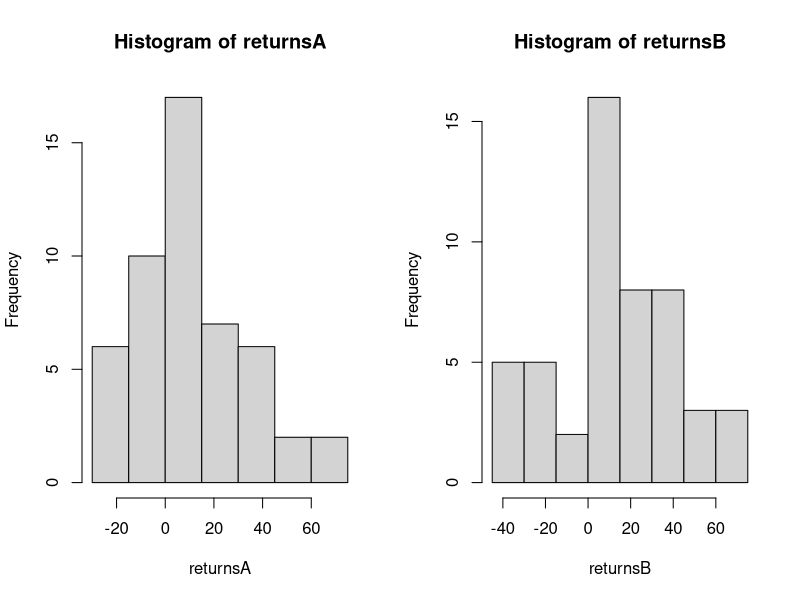

Generate this figure with R:
#####page_no_38###
rm(list=ls())
returnsA<-c(30,-2.13,4.3,25,12.89,-20.24,1.2,-2.59,33,14.26,-15.83,0.63,38,6.93,-13.24,-18.95,9.43,1.21,31.76,11.07,8.47,36.08,-21.95,10.33,12.68,13.09,13.77,22.42,33.4,49.87,22.92,20.95,43.71,-12.83,0.52,61,-11.96,1.94,28.45,-8.55,-5.29,-7.04,-12.11,12.89,63,-19.27,-9.22,-17,17.3,52)
returnsB<-c(30.33,-30.37,-5.61,29,-26.01,0.46,2.07,29.44,11,-25.93,8.29,61,-20.44,-34.75,54.19,44,-20.23,4.16,10.03,10.51,39.04,24.76,15.28,34.21,52,-32.17,30.31,6.06,14.73,36.13,1.53,17.61,1.2,9.94,-33.39,58.67,0.25,5.23,66,24.3,-10.01,35.24,40.7,22.18,3.24,25.1,-24.24,-38.47,13.44,68)
par(mfrow=c(1,2))
hist(returnsA,breaks=seq(-30,75,by=15))
hist(returnsB,breaks=seq(-45,75,by=15))
